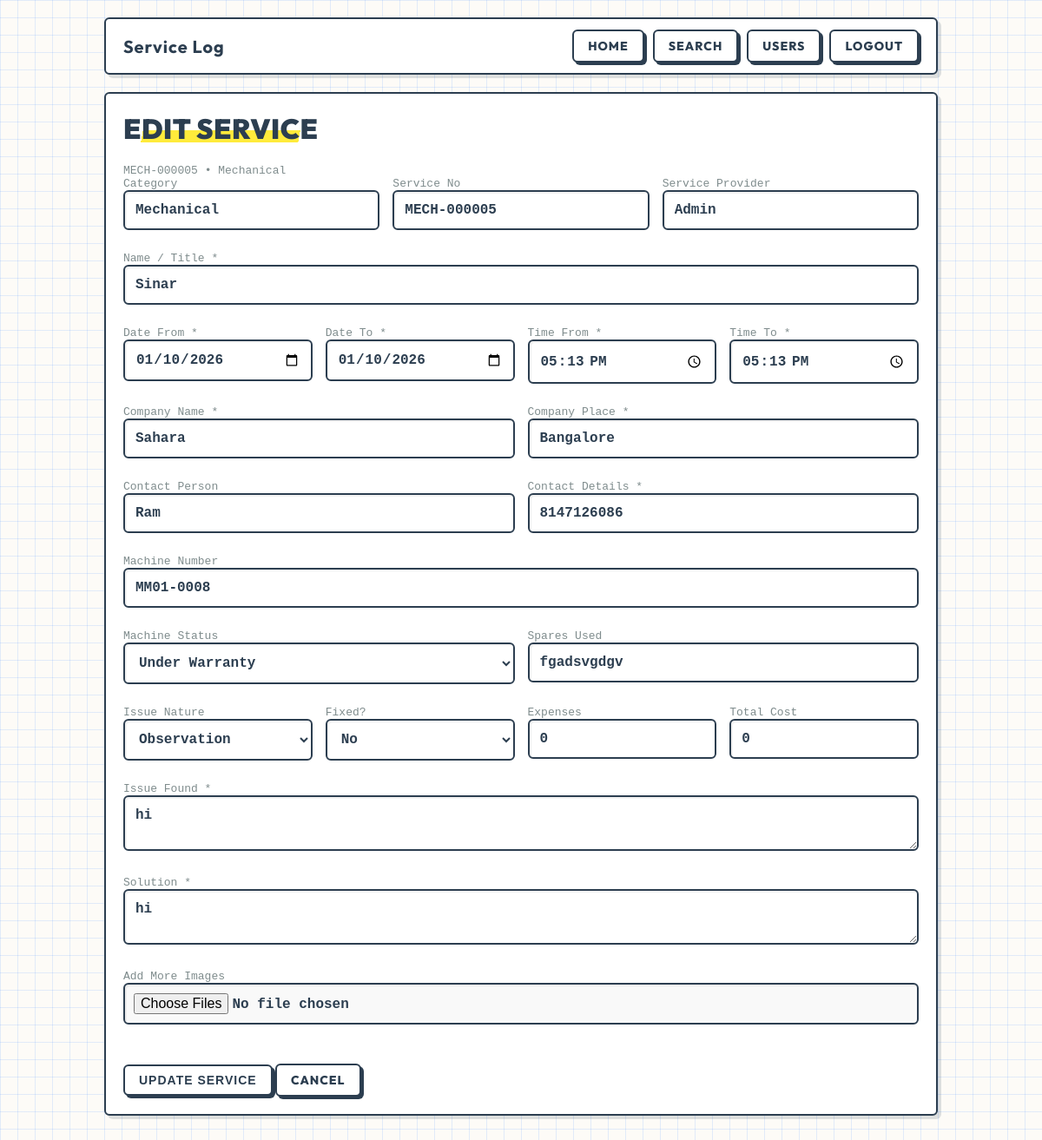
The app's page /service_edit.php?id=5 (signed in) with its own data.
### tables this page shows
CREATE TABLE services (
  id INTEGER PRIMARY KEY AUTOINCREMENT,
  category TEXT NOT NULL,
  service_no TEXT NOT NULL UNIQUE,
  provider_id INTEGER NOT NULL,
  provider_name TEXT NOT NULL,
  name TEXT NOT NULL,
  date_from TEXT NOT NULL,
  date_to TEXT NOT NULL,
  time_from TEXT NOT NULL,
  time_to TEXT NOT NULL,
  company_name TEXT NOT NULL,
  company_place TEXT NOT NULL,
  company_contact TEXT NOT NULL,
  /* NEW FIELDS */
  contact_person TEXT NOT NULL DEFAULT '',
  issue_nature TEXT NOT NULL DEFAULT 'Observation',
  issue_fixed TEXT NOT NULL DEFAULT 'No',
  
  issue_found TEXT NOT NULL,
  solution TEXT NOT NULL,
  expenses REAL NOT NULL DEFAULT 0,
  cost REAL NOT NULL DEFAULT 0,
  created_at TEXT NOT NULL DEFAULT (datetime('now')), machine_number TEXT NOT NULL DEFAULT '', machine_status TEXT NOT NULL DEFAULT 'Out of Warranty', spares_used TEXT NOT NULL DEFAULT '',
  FOREIGN KEY (provider_id) REFERENCES users(id) ON DELETE RESTRICT
);

### app/auth.php (called while the page is built, shortened)
<?php
function h(string $s): string { return htmlspecialchars($s, ENT_QUOTES, 'UTF-8'); }
function cat_label(string $c): string {
  return match($c){
    'MECH' => 'Mechanical',
    'ELEC' => 'Electrical',
    'APP'  => 'Application',
    default => $c
  };
}

### service_edit.php (the view, shortened to what this page needs)
<?php
require_once __DIR__ . '/app/layout.php';
$pdo  = db();
$id = (int)($_GET['id'] ?? 0);
$st = $pdo->prepare("SELECT * FROM services WHERE id=?");
$st->execute([$id]);
$r = $st->fetch();
?>
<div class="card">
  <h1>Edit Service</h1>
  <div class="muted"><?php echo h($r['service_no']); ?> • <?php echo h(cat_label($r['category'])); ?></div>
  <form method="post" class="grid" enctype="multipart/form-data">
    <div class="col-4"><div class="muted">Category</div><input value="<?php echo h(cat_label($r['category'])); ?>" readonly /></div>
    <div class="col-4"><div class="muted">Service No</div><input value="<?php echo h($r['service_no']); ?>" readonly /></div>
    <div class="col-4"><div class="muted">Service Provider</div><input name="provider_name" value="<?php echo h($r['provider_name']); ?>" required /></div>
    <div class="col-12"><div class="muted">Name / Title *</div><input name="name" value="<?php echo h($r['name']); ?>" required /></div>
    <div class="col-3"><div class="muted">Date From *</div><input type="date" name="date_from" value="<?php echo h($r['date_from']); ?>" required /></div>
    <div class="col-3"><div class="muted">Date To *</div><input type="date" name="date_to" value="<?php echo h($r['date_to']); ?>" required /></div>
    <div class="col-3"><div class="muted">Time From *</div><input type="time" name="time_from" value="<?php echo h($r['time_from']); ?>" required /></div>
    <div class="col-3"><div class="muted">Time To *</div><input type="time" name="time_to" value="<?php echo h($r['time_to']); ?>" required /></div>
    <div class="col-6"><div class="muted">Company Name *</div><input id="companyInput" name="company_name" value="<?php echo h($r['company_name']); ?>" required /></div>
    <div class="col-6"><div class="muted">Company Place *</div><input name="company_place" value="<?php echo h($r['company_place']); ?>" required /></div>
    <div class="col-6"><div class="muted">Contact Person</div><input name="contact_person" value="<?php echo h($r['contact_person']); ?>" /></div>
    <div class="col-6"><div class="muted">Contact Details *</div><input name="company_contact" value="<?php echo h($r['company_contact']); ?>" required /></div>
    <div class="col-12"><div class="muted">Machine Number</div><input name="machine_number" value="<?php echo h($r['machine_number']); ?>" placeholder="Manual Entry"/></div>
    <div class="col-6">
        <div class="muted">Machine Status</div>
        <select name="machine_status">
            <?php
            $statuses = ['Out of Warranty', 'Under Warranty', 'AMC'];
            foreach($statuses as $s):
            ?>
            <option value="<?php echo $s; ?>" <?php echo (isset($r['machine_status']) && $r['machine_status'] === $s) ? 'selected' : ''; ?>>
                <?php echo $s; ?>
            </option>
            <?php endforeach; ?>
        </select>
    </div>
    <div class="col-6">
        <div class="muted">Spares Used</div>
        <input name="spares_used" value="<?php echo isset($r['spares_used']) ? h($r['spares_used']) : ''; ?>" placeholder="List spares used..." />
    </div>
    <div class="col-3"><div class="muted">Issue Nature</div><select name="issue_nature"><?php foreach(['Observation','Maintenance','Minor','Major','Critical'] as $opt): ?><option value="<?php echo $opt; ?>" <?php echo ($r['issue_nature'] === $opt) ? 'selected' : ''; ?>><?php echo $opt; ?></option><?php endforeach; ?></select></div>
    <div class="col-3"><div class="muted">Fixed?</div><select name="issue_fixed"><option value="No" <?php echo ($r['issue_fixed'] === 'No') ? 'selected' : ''; ?>>No</option></select></div>
    <div class="col-3"><div class="muted">Expenses</div><input type="number" step="0.01" name="expenses" value="<?php echo h((string)$r['expenses']); ?>" /></div>
    <div class="col-3"><div class="muted">Total Cost</div><input type="number" step="0.01" name="cost" value="<?php echo h((string)$r['cost']); ?>" /></div>
    <div class="col-12"><div class="muted">Issue Found *</div><textarea name="issue_found" required><?php echo h($r['issue_found']); ?></textarea></div>
    <div class="col-12"><div class="muted">Solution *</div><textarea name="solution" required><?php echo h($r['solution']); ?></textarea></div>
    <div class="col-12"><div class="muted">Add More Images</div><input type="file" name="images[]" multiple accept="image/*" style="padding:10px; background:#f9f9f9;"/></div>
    <div class="col-12 no-print" style="margin-top:20px;">
      <button class="btn" type="submit">Update Service</button>
      <a class="btn" href="/service_view.php?id=<?php echo (int)$id; ?>">Cancel</a>
    </div>
  </form>
</div>

### assets/style.css (style rules this page uses)
:root { color-scheme: light; --bg-color: #fdfbf7; --grid-color: rgba(68, 138, 255, 0.15); --bg-pattern: linear-gradient(var(--grid-color) 1px, transparent 1px), linear-gradient(90deg, var(--grid-color) 1px, transparent 1px); --bg-size: 20px 20px; --ink: #2c3e50; --ink-light: #7f8c8d; --paper: #ffffff; --pop-cyan: #00bcd4; --pop-red: #ff5252; --btn-bg: #ffffff; --border: 2px solid var(--ink); --border-radius: 6px; --shadow-hard: 4px 4px 0px rgba(44, 62, 80, 0.15); }
*, *::before, *::after { box-sizing: border-box; }
body { margin: 0; font-family: 'Outfit', 'Segoe UI', sans-serif; background-color: var(--bg-color); background-image: var(--bg-pattern); background-size: var(--bg-size); color: var(--ink); min-height: 100vh; }
a { color: var(--ink); text-decoration: none; font-weight: 700; }
.card { background: var(--paper); border: var(--border); border-radius: var(--border-radius); padding: 20px; margin: 20px 0; box-shadow: var(--shadow-hard); }
h1, h2, h3 { margin-top: 0; text-transform: uppercase; letter-spacing: 0.5px; color: var(--ink); }
h1 { font-weight: 900; background: linear-gradient(100deg, transparent 10%, #ffeb3b 10%, #ffeb3b 90%, transparent 90%); background-position: 0% 85%; background-repeat: no-repeat; background-size: 100% 35%; display: inline-block; }
.muted { color: var(--ink-light); font-family: 'Courier New', monospace; font-size: 13px; }
.btn { display: inline-flex; align-items: center; justify-content: center; padding: 8px 16px; border-radius: var(--border-radius); border: var(--border); background: var(--paper); color: var(--ink); font-weight: 800; font-size: 14px; text-transform: uppercase; letter-spacing: 1px; cursor: pointer; box-shadow: 3px 3px 0px var(--ink); transition: all 0.1s ease; }
input, select, textarea { width: 100%; padding: 12px; border-radius: var(--border-radius); border: var(--border); background: #fff; color: var(--ink); font-size: 16px; font-family: 'Courier New', monospace; font-weight: 600; outline: none; box-shadow: inset 2px 2px 0px rgba(0,0,0,0.05); margin-bottom: 10px; }
.grid { display: grid; grid-template-columns: repeat(12, 1fr); gap: 15px; }
.col-6 { grid-column: span 6; }
.col-4 { grid-column: span 4; }
.col-3 { grid-column: span 3; }
.col-12 { grid-column: span 12; }

### records on screen
services: service_no "MECH-000005", category "Mechanical", provider_name "Admin", name "Sinar", date_from "01/10/2026", date_to "01/10/2026", time_from "17:13", time_to "17:13", company_name "Sahara", company_place "Bangalore", contact_person "Ram", company_contact "8147126086", machine_number "MM01-0008", machine_status "Under Warranty", spares_used "fgadsvgdgv", issue_nature "Observation", issue_fixed "No", expenses "0", cost "0", issue_found "hi", solution "hi"
